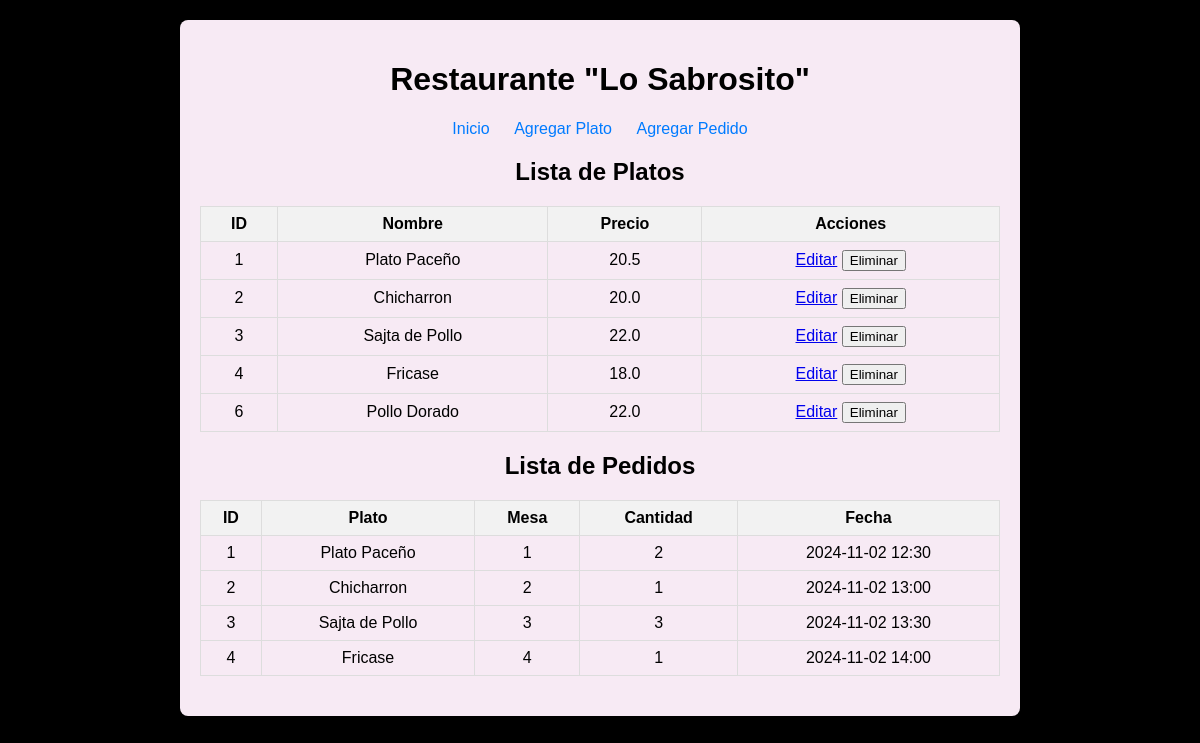
The page / on the database its author committed.
### tables this page shows
CREATE TABLE platos (
    id INTEGER PRIMARY KEY AUTOINCREMENT,
    nombre TEXT NOT NULL,
    precio REAL NOT NULL
);

CREATE TABLE pedidos (
    id INTEGER PRIMARY KEY AUTOINCREMENT,
    plato_id INTEGER,
    mesa_id INTEGER,
    cantidad INTEGER,
    fecha TEXT,
    FOREIGN KEY (plato_id) REFERENCES platos(id),
    FOREIGN KEY (mesa_id) REFERENCES mesas(id)
);

CREATE TABLE mesas (
    id INTEGER PRIMARY KEY AUTOINCREMENT,
    numero INTEGER NOT NULL UNIQUE
);

### app.py (the view)
@app.route('/')
def index():
    conn = get_db_connection()
    platos = conn.execute('SELECT * FROM platos').fetchall()
    mesas = conn.execute('SELECT * FROM mesas').fetchall()
    pedidos = conn.execute('''
    SELECT pedidos.id, platos.nombre AS plato, mesas.numero AS mesa, pedidos.cantidad, pedidos.fecha
    FROM pedidos
    JOIN platos ON pedidos.plato_id = platos.id
    JOIN mesas ON pedidos.mesa_id = mesas.id
    ''').fetchall()
    conn.close()
    return render_template('index.html', platos=platos, mesas=mesas, pedidos=pedidos)

### app.py (called while the page is built)
def get_db_connection():
    conn = sqlite3.connect('restaurante.db')
    conn.row_factory = sqlite3.Row
    return conn

### templates/index.html
{% extends "base.html" %}
{% block content %}
<h2>Lista de Platos</h2>
<table>
    <tr>
        <th>ID</th>
        <th>Nombre</th>
        <th>Precio</th>
        <th>Acciones</th>
    </tr>
    {% for plato in platos %}
    <tr>
        <td>{{ plato.id }}</td>
        <td>{{ plato.nombre }}</td>
        <td>{{ plato.precio }}</td>
        <td>
            <a href="{{ url_for('editar_plato', id=plato.id) }}">Editar</a>
            <form action="{{ url_for('eliminar_plato', id=plato.id) }}" method="post" style="display:inline;">
                <button type="submit">Eliminar</button>
            </form>
        </td>
    </tr>
    {% endfor %}
</table>
<h2>Lista de Pedidos</h2>
<table>
    <tr>
        <th>ID</th>
        <th>Plato</th>
        <th>Mesa</th>
        <th>Cantidad</th>
        <th>Fecha</th>
    </tr>
    {% for pedido in pedidos %}
    <tr>
        <td>{{ pedido.id }}</td>
        <td>{{ pedido.plato }}</td>
        <td>{{ pedido.mesa }}</td>
        <td>{{ pedido.cantidad }}</td>
        <td>{{ pedido.fecha }}</td>
    </tr>
    {% endfor %}
</table>
{% endblock %}

### templates/base.html (shortened to what this page needs)
<!DOCTYPE html>
<html lang="en">
<head>
    <link rel="stylesheet" href="{{ url_for('static', filename='styles.css') }}">
</head>
<body>
    <div class="container">
        <h1>Restaurante "Lo Sabrosito"</h1>
        <nav>
            <a href="{{ url_for('index') }}">Inicio</a>
            <a href="{{ url_for('agregar_plato') }}">Agregar Plato</a>
            <a href="{{ url_for('agregar_pedido') }}">Agregar Pedido</a>
        </nav>
        {% block content %}{% endblock %}
    </div>
</body>
</html>

### static/styles.css (style rules this page uses)
body { font-family: Arial, sans-serif; background-color: #000000; margin: 0; padding: 20px; }
.container { max-width: 800px; margin: auto; background: #f7eaf4; padding: 20px; border-radius: 8px; box-shadow: 0 0 10px rgba(0, 0, 0, 0.1); }
h1, h2 { text-align: center; }
nav { text-align: center; margin-bottom: 20px; }
nav a { margin: 0 10px; text-decoration: none; color: #007BFF; }
table { width: 100%; border-collapse: collapse; margin-bottom: 20px; }
th, td { border: 1px solid #dddddd; padding: 8px; text-align: center; }
th { background-color: #f2f2f2; }

### rows shown on the page
platos: id "1", nombre "Plato Paceño", precio "20.5"
platos: id "2", nombre "Chicharron", precio "20.0"
platos: id "3", nombre "Sajta de Pollo", precio "22.0"
platos: id "4", nombre "Fricase", precio "18.0"
platos: id "6", nombre "Pollo Dorado", precio "22.0"
pedidos: id "1", plato "Plato Paceño", mesa "1", cantidad "2", fecha "2024-11-02 12:30"
pedidos: id "2", plato "Chicharron", mesa "2", cantidad "1", fecha "2024-11-02 13:00"
pedidos: id "3", plato "Sajta de Pollo", mesa "3", cantidad "3", fecha "2024-11-02 13:30"
pedidos: id "4", plato "Fricase", mesa "4", cantidad "1", fecha "2024-11-02 14:00"
